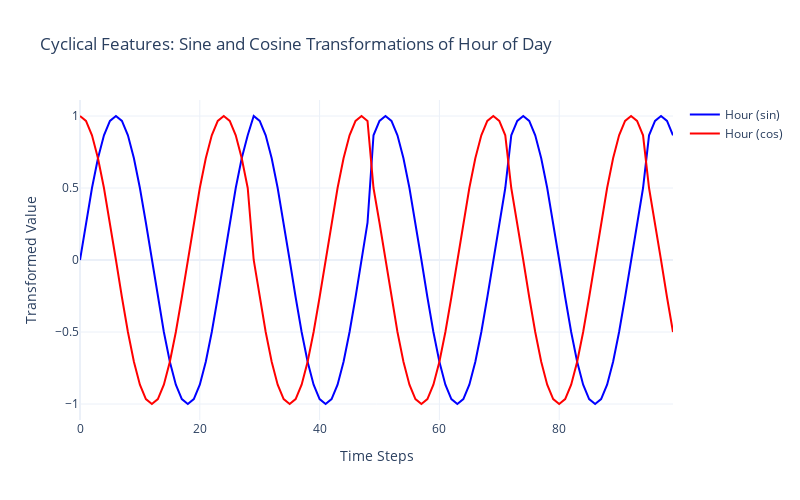

Here is the notebook cell this chart was saved with:
### Code cell
n: int = 100

fig = go.Figure()

# Add actual values trace
fig.add_trace(
    go.Scatter(
        x=list(range(n)),
        y=df["sin_hour"][:n],
        mode="lines",
        name="Hour (sin)",
        line={"color": "blue", "width": 2},
    )
)

# Add predicted values trace
fig.add_trace(
    go.Scatter(
        x=list(range(n)),
        y=df["cos_hour"][:n],
        mode="lines",
        name="Hour (cos)",
        line={"color": "red", "width": 2},
    )
)

# Update layout for better visualization
fig.update_layout(
    title="</b>Cyclical Features: Sine and Cosine Transformations of Hour of Day</b>",
    xaxis_title="Time Steps",
    yaxis_title="Transformed Value",
    hovermode="x unified",
    template="plotly_white",
    width=800,
    height=500,
)

# Show the interactive plot
fig.show()

### Figure 1 — Plotly figure (JSON) as saved in the notebook; plotly's stock layout.template omitted (floating-point values rounded to 4 significant figures)
{"data": [{"line": {"color": "blue", "width": 2}, "mode": "lines", "name": "Hour (sin)", "type": "scatter", "x": [0, 1, 2, 3, 4, 5, 6, 7, 8, 9, 10, 11, 12, 13, 14, 15, 16, 17, 18, 19, 20, 21, 22, 23, 24, 25, 26, 27, 28, 29, 30, 31, 32, 33, 34, 35, 36, 37, 38, 39, 40, 41, 42, 43, 44, 45, 46, 47, 48, 49, 50, 51, 52, 53, 54, 55, 56, 57, 58, 59, 60, 61, 62, 63, 64, 65, 66, 67, 68, 69, 70, 71, 72, 73, 74, 75, 76, 77, 78, 79, 80, 81, 82, 83, 84, 85, 86, 87, 88, 89, 90, 91, 92, 93, 94, 95, 96, 97, 98, 99], "y": [0.0, 0.2588, 0.5, 0.7071, 0.866, 0.9659, 1.0, 0.9659, 0.866, 0.7071, 0.5, 0.2588, 1.225e-16, -0.2588, -0.5, -0.7071, -0.866, -0.9659, -1.0, -0.9659, -0.866, -0.7071, -0.5, -0.2588, 0.0, 0.2588, 0.5, 0.7071, 0.866, 1.0, 0.9659, 0.866, 0.7071, 0.5, 0.2588, 1.225e-16, -0.2588, -0.5, -0.7071, -0.866, -0.9659, -1.0, -0.9659, -0.866, -0.7071, -0.5, -0.2588, 0.0, 0.2588, 0.866, 0.9659, 1.0, 0.9659, 0.866, 0.7071, 0.5, 0.2588, 1.225e-16, -0.2588, -0.5, -0.7071, -0.866, -0.9659, -1.0, -0.9659, -0.866, -0.7071, -0.5, -0.2588, 0.0, 0.2588, 0.5, 0.866, 0.9659, 1.0, 0.9659, 0.866, 0.7071, 0.5, 0.2588, 1.225e-16, -0.2588, -0.5, -0.7071, -0.866, -0.9659, -1.0, -0.9659, -0.866, -0.7071, -0.5, -0.2588, 0.0, 0.2588, 0.5, 0.866, 0.9659, 1.0, 0.9659, 0.866]}, {"line": {"color": "red", "width": 2}, "mode": "lines", "name": "Hour (cos)", "type": "scatter", "x": [0, 1, 2, 3, 4, 5, 6, 7, 8, 9, 10, 11, 12, 13, 14, 15, 16, 17, 18, 19, 20, 21, 22, 23, 24, 25, 26, 27, 28, 29, 30, 31, 32, 33, 34, 35, 36, 37, 38, 39, 40, 41, 42, 43, 44, 45, 46, 47, 48, 49, 50, 51, 52, 53, 54, 55, 56, 57, 58, 59, 60, 61, 62, 63, 64, 65, 66, 67, 68, 69, 70, 71, 72, 73, 74, 75, 76, 77, 78, 79, 80, 81, 82, 83, 84, 85, 86, 87, 88, 89, 90, 91, 92, 93, 94, 95, 96, 97, 98, 99], "y": [1.0, 0.9659, 0.866, 0.7071, 0.5, 0.2588, 6.123e-17, -0.2588, -0.5, -0.7071, -0.866, -0.9659, -1.0, -0.9659, -0.866, -0.7071, -0.5, -0.2588, -1.837e-16, 0.2588, 0.5, 0.7071, 0.866, 0.9659, 1.0, 0.9659, 0.866, 0.7071, 0.5, 6.123e-17, -0.2588, -0.5, -0.7071, -0.866, -0.9659, -1.0, -0.9659, -0.866, -0.7071, -0.5, -0.2588, -1.837e-16, 0.2588, 0.5, 0.7071, 0.866, 0.9659, 1.0, 0.9659, 0.5, 0.2588, 6.123e-17, -0.2588, -0.5, -0.7071, -0.866, -0.9659, -1.0, -0.9659, -0.866, -0.7071, -0.5, -0.2588, -1.837e-16, 0.2588, 0.5, 0.7071, 0.866, 0.9659, 1.0, 0.9659, 0.866, 0.5, 0.2588, 6.123e-17, -0.2588, -0.5, -0.7071, -0.866, -0.9659, -1.0, -0.9659, -0.866, -0.7071, -0.5, -0.2588, -1.837e-16, 0.2588, 0.5, 0.7071, 0.866, 0.9659, 1.0, 0.9659, 0.866, 0.5, 0.2588, 6.123e-17, -0.2588, -0.5]}], "layout": {"height": 500, "hovermode": "x unified", "title": {"text": "</b>Cyclical Features: Sine and Cosine Transformations of Hour of Day</b>"}, "width": 800, "xaxis": {"title": {"text": "Time Steps"}}, "yaxis": {"title": {"text": "Transformed Value"}}}}
